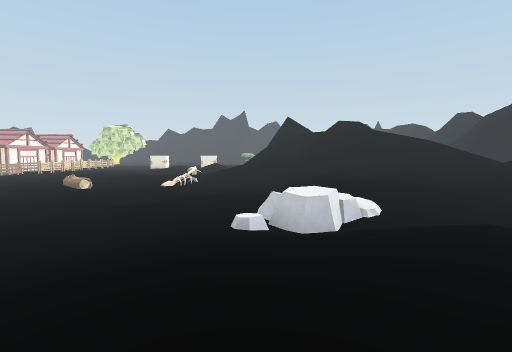
[1] (above)

24 first-person views from a walk through a Unity game level. The camera is 1.2 m above the floor, tilts 4° down and sees 85° across. The floor is counted in squares, 2 m on a side. Each view is taken from the middle of a square. On the plan, view 1 faces up. The plan holds only what a view shows up to about 9 squares ahead; the rest is blank. The place goes on beyond the plan. The player character is not drawn. Some animated figures are not drawn. Some surface patterns are stand-ins.

[2]
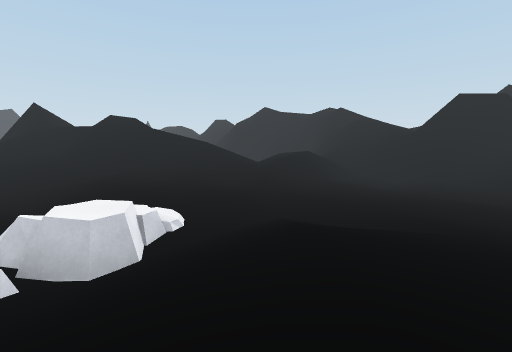

[3]
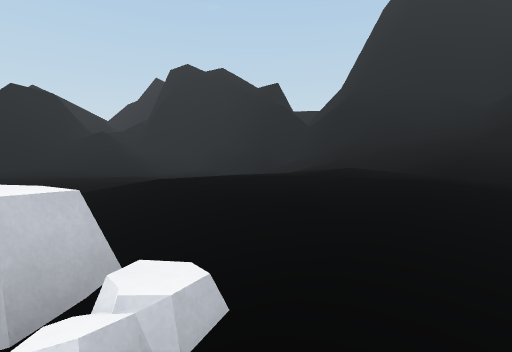

[4]
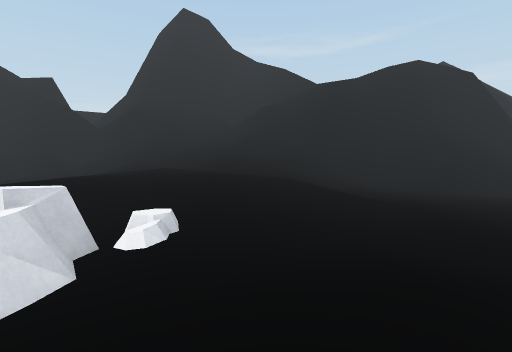

[5]
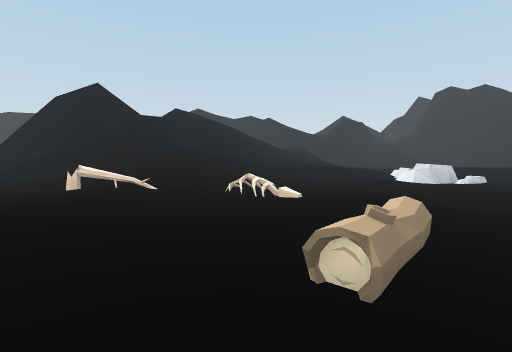

[6]
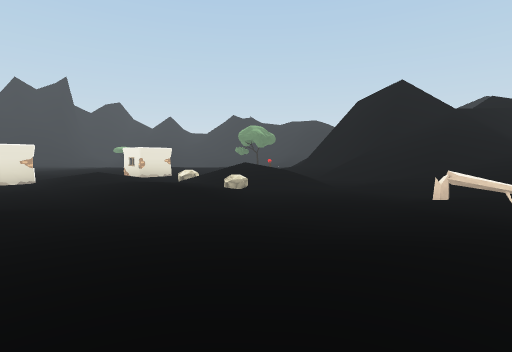

[7]
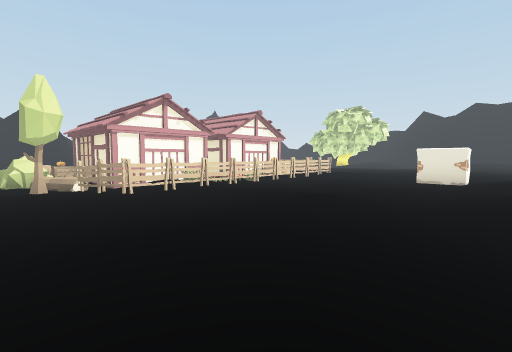

[8]
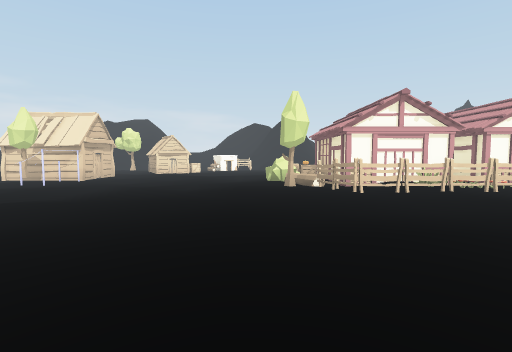

[9]
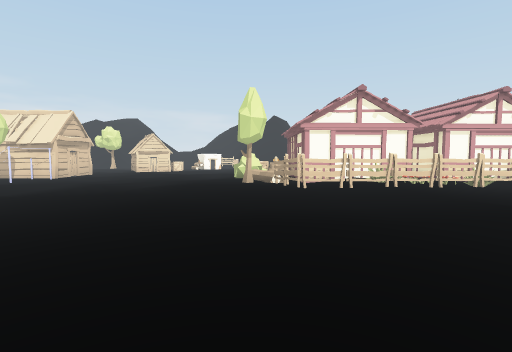

[10]
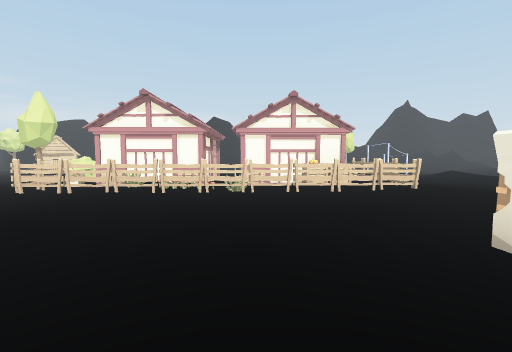

[11]
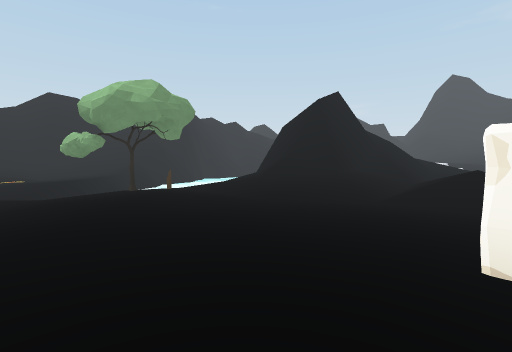

[12]
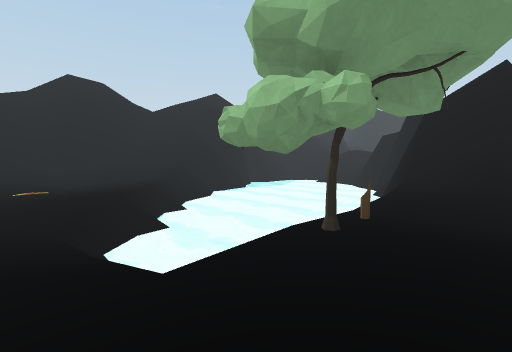

[13]
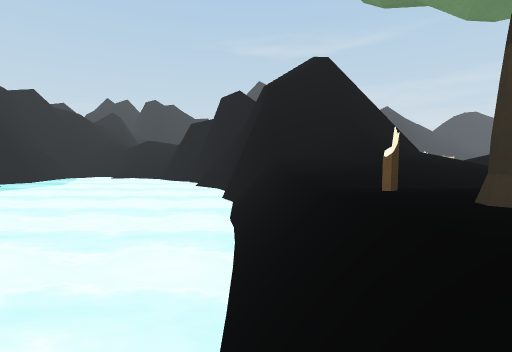

[14]
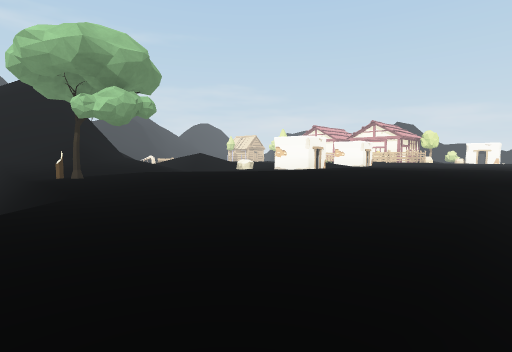

[15]
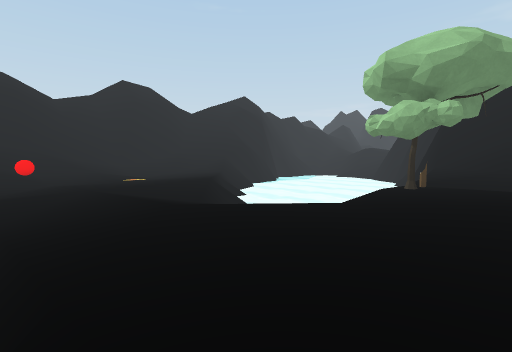

[16]
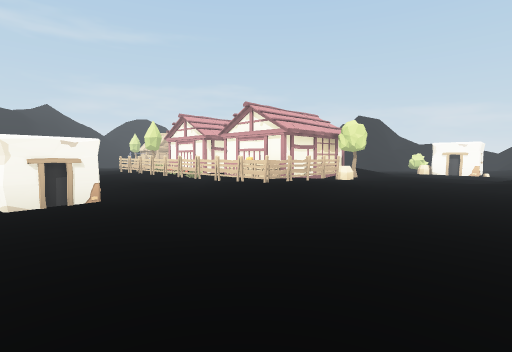

[17]
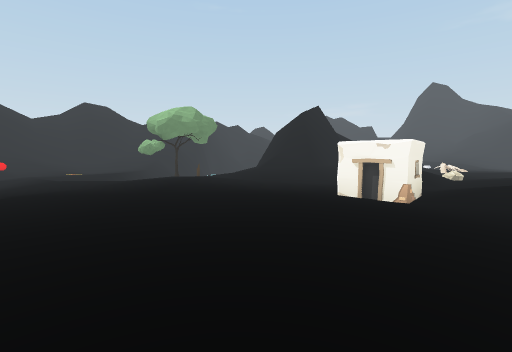

[18]
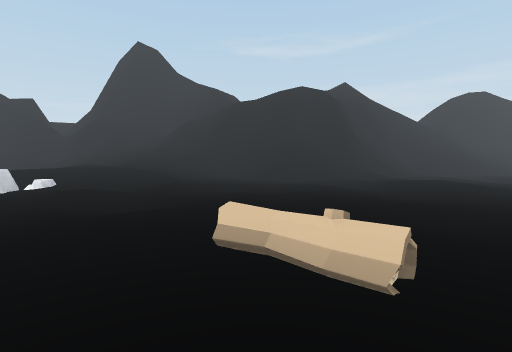

[19]
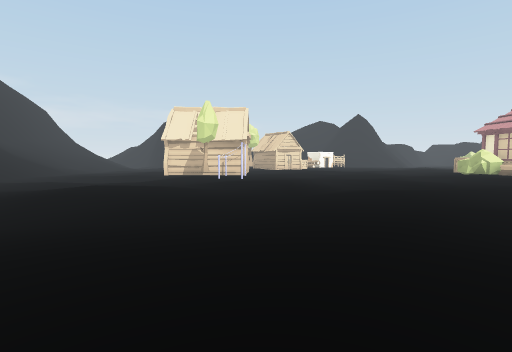

[20]
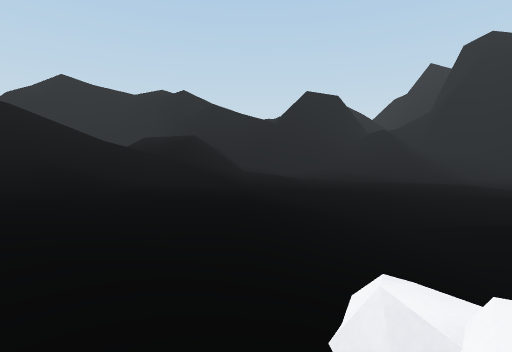

[21]
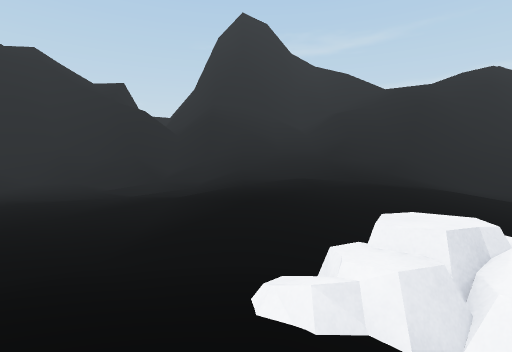

[22]
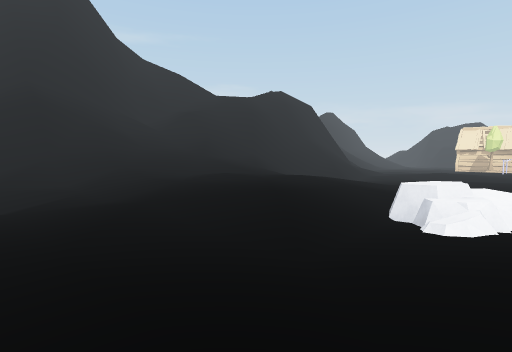

[23]
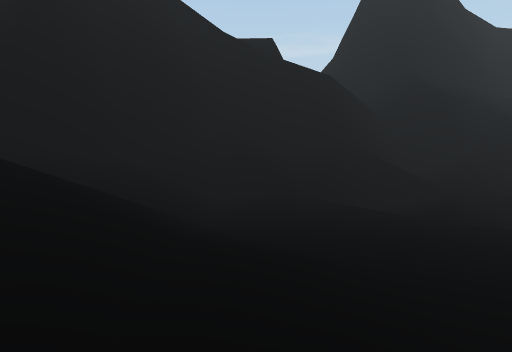

[24]
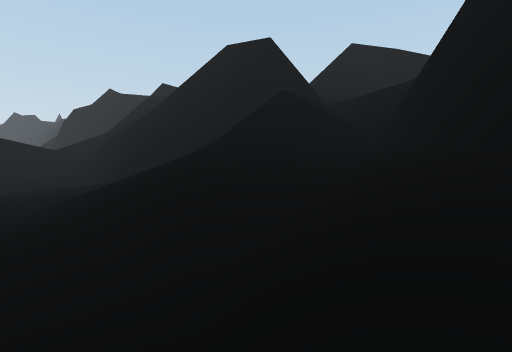

### Floor plan
Key: @ floor where view 1 was taken; # wall or solid block; . main floor; : floor 0.25 m higher than the main floor; - floor 0.5 m lower than the main floor; + floor 0.75 m higher than the main floor; * floor 1.5 m higher than the main floor; % floor 2.25 m higher than the main floor; / step, stairs or slope; = window, fence, low wall or low ledge; ≈ water the walk keeps out of; v drop or lower ground; L log; R rock; F fence; B bush; T tree; C crate; S stump; E red ball; O other object.
Columns run from 14 left of view 1 to 12 right of it. Each row starts with its distance up from view 1.
 24 :::::::::::+++//////...//
 23 :::::::::::+++::::...E..//#
 22 :::::::::::++++:::......//#
 21 R::::::::::+++++T//≈....//#
 20 TFFFF::O:::O:::+T/≈≈.:.../#
 19 ##O:F::OO+:O::::S/≈≈≈≈..//
 18  #C:F::::+::..:++≈≈≈≈≈///
 17  ##OF::::::R/.+//v≈≈≈≈≈/
 16  :O:F::::+://:/##.≈≈≈≈≈
 15 ###OF::::+://:/#vvvv≈≈≈≈
 14  ##:F:::::::///#/vvv≈≈≈≈v
 13 O##FF:::::::://=/vv≈≈≈≈≈≈
 12 OBL::::::::O://///v≈≈≈≈≈≈#
 11 ..T:::::::::+/////
 10 .......:::::://////
  9 ............O://////
  8 .........L...../++/////
  7 .............../+++/*/%//=/
  6 ...............:++++///////
  5 ..............O/:+:::+:+//
  4 O.............OO..::::.:#
  3 T.............:/::.:::::##
  2  .. ........::+++::::.:+/##
  1  .. ........:+++++:....///#
  0  ....  .-...:+@++:..../////
 -1  ...  ////.//+/++:.....////
 -2  ..   ///////*//+/:..../###
 -3      #######///////////##
 -4              ////#v#####
 -5               ///=//#
 -6               //////
 -7               ######

Positions as (right, up) in squares from view 1, and headings:
1: (0, 0), facing up
2: (0, 1), facing up-right
3: (-1, 4), facing down-right
4: (-1, 6), facing down
5: (-7, 9), facing right
6: (-7, 11), facing up-right
7: (-5, 11), facing up-left
8: (-5, 11), facing left
9: (-5, 12), facing left
10: (-5, 17), facing left
11: (-3, 22), facing down-right
12: (1, 22), facing down-right
13: (3, 21), facing down
14: (3, 24), facing down-left
15: (1, 24), facing down-right
16: (-6, 24), facing down-left
17: (-5, 24), facing down-right
18: (-5, 10), facing down
19: (-5, 5), facing left
20: (1, 5), facing right
21: (2, 6), facing down
22: (5, 5), facing down-left
23: (8, 2), facing down
24: (8, -2), facing up-right
